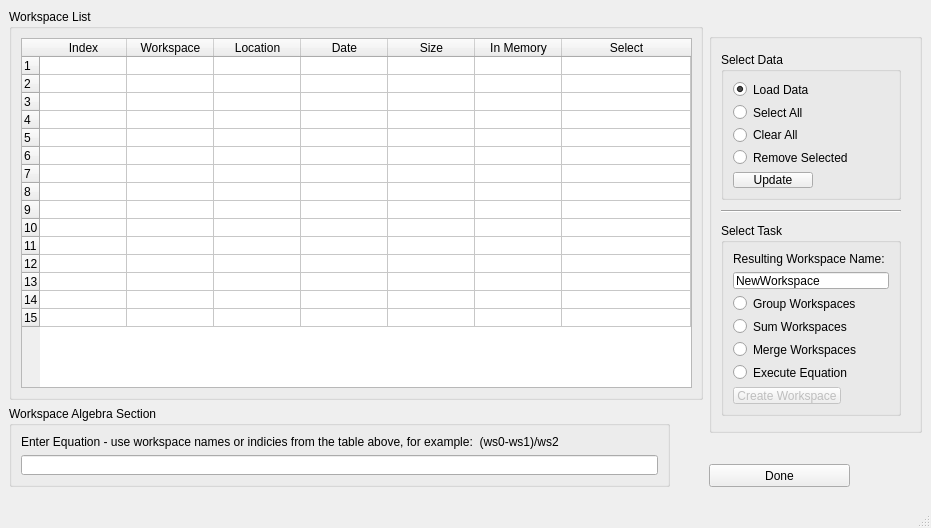
<?xml version="1.0" encoding="UTF-8"?>
<ui version="4.0">
 <class>WorkspaceComposer</class>
 <widget class="QMainWindow" name="WorkspaceComposer">
  <property name="geometry">
   <rect>
    <x>0</x>
    <y>0</y>
    <width>931</width>
    <height>528</height>
   </rect>
  </property>
  <property name="sizePolicy">
   <sizepolicy hsizetype="Expanding" vsizetype="Expanding">
    <horstretch>0</horstretch>
    <verstretch>0</verstretch>
   </sizepolicy>
  </property>
  <property name="minimumSize">
   <size>
    <width>900</width>
    <height>528</height>
   </size>
  </property>
  <property name="windowTitle">
   <string>MainWindow</string>
  </property>
  <widget class="QWidget" name="centralwidget">
   <property name="sizePolicy">
    <sizepolicy hsizetype="Preferred" vsizetype="Preferred">
     <horstretch>0</horstretch>
     <verstretch>0</verstretch>
    </sizepolicy>
   </property>
   <property name="minimumSize">
    <size>
     <width>931</width>
     <height>487</height>
    </size>
   </property>
   <property name="sizeIncrement">
    <size>
     <width>0</width>
     <height>0</height>
    </size>
   </property>
   <property name="baseSize">
    <size>
     <width>0</width>
     <height>0</height>
    </size>
   </property>
   <property name="autoFillBackground">
    <bool>false</bool>
   </property>
   <layout class="QGridLayout" name="gridLayout_2">
    <item row="0" column="0">
     <widget class="QGroupBox" name="groupBox_4">
      <property name="sizePolicy">
       <sizepolicy hsizetype="Expanding" vsizetype="Expanding">
        <horstretch>0</horstretch>
        <verstretch>0</verstretch>
       </sizepolicy>
      </property>
      <property name="minimumSize">
       <size>
        <width>661</width>
        <height>341</height>
       </size>
      </property>
      <property name="styleSheet">
       <string notr="true">border-color: rgb(0, 0, 0);
</string>
      </property>
      <property name="title">
       <string>Workspace List</string>
      </property>
      <layout class="QGridLayout" name="gridLayout" columnstretch="0">
       <item row="0" column="0">
        <widget class="QTableWidget" name="tableWidgetWGE">
         <property name="sizePolicy">
          <sizepolicy hsizetype="Expanding" vsizetype="Expanding">
           <horstretch>0</horstretch>
           <verstretch>0</verstretch>
          </sizepolicy>
         </property>
         <property name="minimumSize">
          <size>
           <width>671</width>
           <height>300</height>
          </size>
         </property>
         <property name="maximumSize">
          <size>
           <width>16777215</width>
           <height>16777215</height>
          </size>
         </property>
         <property name="sizeIncrement">
          <size>
           <width>0</width>
           <height>0</height>
          </size>
         </property>
         <property name="lineWidth">
          <number>3</number>
         </property>
         <property name="rowCount">
          <number>15</number>
         </property>
         <property name="columnCount">
          <number>7</number>
         </property>
         <attribute name="horizontalHeaderVisible">
          <bool>true</bool>
         </attribute>
         <attribute name="horizontalHeaderCascadingSectionResizes">
          <bool>true</bool>
         </attribute>
         <attribute name="horizontalHeaderDefaultSectionSize">
          <number>87</number>
         </attribute>
         <attribute name="horizontalHeaderStretchLastSection">
          <bool>true</bool>
         </attribute>
         <attribute name="verticalHeaderDefaultSectionSize">
          <number>18</number>
         </attribute>
         <attribute name="verticalHeaderMinimumSectionSize">
          <number>10</number>
         </attribute>
         <row/>
         <row/>
         <row/>
         <row/>
         <row/>
         <row/>
         <row/>
         <row/>
         <row/>
         <row/>
         <row/>
         <row/>
         <row/>
         <row/>
         <row/>
         <column>
          <property name="text">
           <string>Index</string>
          </property>
         </column>
         <column>
          <property name="text">
           <string>Workspace</string>
          </property>
         </column>
         <column>
          <property name="text">
           <string>Location</string>
          </property>
         </column>
         <column>
          <property name="text">
           <string>Date</string>
          </property>
         </column>
         <column>
          <property name="text">
           <string>Size</string>
          </property>
         </column>
         <column>
          <property name="text">
           <string>In Memory</string>
          </property>
         </column>
         <column>
          <property name="text">
           <string>Select</string>
          </property>
         </column>
        </widget>
       </item>
      </layout>
     </widget>
    </item>
    <item row="0" column="1" rowspan="2" colspan="2">
     <widget class="QGroupBox" name="groupBox">
      <property name="sizePolicy">
       <sizepolicy hsizetype="Fixed" vsizetype="Fixed">
        <horstretch>0</horstretch>
        <verstretch>0</verstretch>
       </sizepolicy>
      </property>
      <property name="minimumSize">
       <size>
        <width>211</width>
        <height>400</height>
       </size>
      </property>
      <property name="maximumSize">
       <size>
        <width>220</width>
        <height>400</height>
       </size>
      </property>
      <property name="title">
       <string/>
      </property>
      <layout class="QVBoxLayout" name="verticalLayout_4">
       <item>
        <widget class="QGroupBox" name="groupBox_6">
         <property name="sizePolicy">
          <sizepolicy hsizetype="Fixed" vsizetype="Fixed">
           <horstretch>0</horstretch>
           <verstretch>0</verstretch>
          </sizepolicy>
         </property>
         <property name="maximumSize">
          <size>
           <width>180</width>
           <height>148</height>
          </size>
         </property>
         <property name="title">
          <string>Select Data</string>
         </property>
         <layout class="QVBoxLayout" name="verticalLayout_3">
          <item>
           <widget class="QRadioButton" name="radioButtonLoadData">
            <property name="sizePolicy">
             <sizepolicy hsizetype="Fixed" vsizetype="Fixed">
              <horstretch>0</horstretch>
              <verstretch>0</verstretch>
             </sizepolicy>
            </property>
            <property name="text">
             <string>Load Data</string>
            </property>
            <property name="checked">
             <bool>true</bool>
            </property>
           </widget>
          </item>
          <item>
           <widget class="QRadioButton" name="radioButtonSelectAll">
            <property name="sizePolicy">
             <sizepolicy hsizetype="Fixed" vsizetype="Fixed">
              <horstretch>0</horstretch>
              <verstretch>0</verstretch>
             </sizepolicy>
            </property>
            <property name="text">
             <string>Select All</string>
            </property>
           </widget>
          </item>
          <item>
           <widget class="QRadioButton" name="radioButtonClearAll">
            <property name="sizePolicy">
             <sizepolicy hsizetype="Fixed" vsizetype="Fixed">
              <horstretch>0</horstretch>
              <verstretch>0</verstretch>
             </sizepolicy>
            </property>
            <property name="text">
             <string>Clear All</string>
            </property>
           </widget>
          </item>
          <item>
           <widget class="QRadioButton" name="radioButtonRemoveSelected">
            <property name="sizePolicy">
             <sizepolicy hsizetype="Fixed" vsizetype="Fixed">
              <horstretch>0</horstretch>
              <verstretch>0</verstretch>
             </sizepolicy>
            </property>
            <property name="text">
             <string>Remove Selected</string>
            </property>
           </widget>
          </item>
          <item>
           <widget class="QPushButton" name="pushButtonUpdate">
            <property name="sizePolicy">
             <sizepolicy hsizetype="Fixed" vsizetype="Fixed">
              <horstretch>0</horstretch>
              <verstretch>0</verstretch>
             </sizepolicy>
            </property>
            <property name="text">
             <string>Update</string>
            </property>
           </widget>
          </item>
         </layout>
        </widget>
       </item>
       <item>
        <widget class="Line" name="line">
         <property name="maximumSize">
          <size>
           <width>180</width>
           <height>16777215</height>
          </size>
         </property>
         <property name="orientation">
          <enum>Qt::Horizontal</enum>
         </property>
        </widget>
       </item>
       <item>
        <widget class="QGroupBox" name="groupBox_5">
         <property name="sizePolicy">
          <sizepolicy hsizetype="Fixed" vsizetype="Fixed">
           <horstretch>0</horstretch>
           <verstretch>0</verstretch>
          </sizepolicy>
         </property>
         <property name="maximumSize">
          <size>
           <width>180</width>
           <height>193</height>
          </size>
         </property>
         <property name="title">
          <string>Select Task</string>
         </property>
         <layout class="QVBoxLayout" name="verticalLayout_2">
          <item>
           <widget class="QLabel" name="label">
            <property name="sizePolicy">
             <sizepolicy hsizetype="Fixed" vsizetype="Fixed">
              <horstretch>0</horstretch>
              <verstretch>0</verstretch>
             </sizepolicy>
            </property>
            <property name="text">
             <string>Resulting Workspace Name:</string>
            </property>
           </widget>
          </item>
          <item>
           <widget class="QLineEdit" name="lineEditGroupName">
            <property name="text">
             <string>NewWorkspace</string>
            </property>
           </widget>
          </item>
          <item>
           <widget class="QRadioButton" name="radioButtonGroupWS">
            <property name="text">
             <string>Group Workspaces</string>
            </property>
           </widget>
          </item>
          <item>
           <widget class="QRadioButton" name="radioButtonSumWS">
            <property name="text">
             <string>Sum Workspaces</string>
            </property>
           </widget>
          </item>
          <item>
           <widget class="QRadioButton" name="radioButtonMergeWS">
            <property name="text">
             <string>Merge Workspaces</string>
            </property>
           </widget>
          </item>
          <item>
           <widget class="QRadioButton" name="radioButtonExecuteEqn">
            <property name="text">
             <string>Execute Equation</string>
            </property>
           </widget>
          </item>
          <item>
           <widget class="QPushButton" name="pushButtonCreateWorkspace">
            <property name="enabled">
             <bool>false</bool>
            </property>
            <property name="sizePolicy">
             <sizepolicy hsizetype="Fixed" vsizetype="Fixed">
              <horstretch>0</horstretch>
              <verstretch>0</verstretch>
             </sizepolicy>
            </property>
            <property name="toolTip">
             <string extracomment="Load Data to Enable "/>
            </property>
            <property name="text">
             <string>Create Workspace</string>
            </property>
           </widget>
          </item>
         </layout>
        </widget>
       </item>
      </layout>
     </widget>
    </item>
    <item row="1" column="0" rowspan="2">
     <widget class="QGroupBox" name="groupBox_2">
      <property name="sizePolicy">
       <sizepolicy hsizetype="Fixed" vsizetype="Fixed">
        <horstretch>0</horstretch>
        <verstretch>0</verstretch>
       </sizepolicy>
      </property>
      <property name="minimumSize">
       <size>
        <width>661</width>
        <height>81</height>
       </size>
      </property>
      <property name="maximumSize">
       <size>
        <width>661</width>
        <height>81</height>
       </size>
      </property>
      <property name="title">
       <string>Workspace Algebra Section</string>
      </property>
      <layout class="QVBoxLayout" name="verticalLayout">
       <item>
        <widget class="QLabel" name="label_5">
         <property name="text">
          <string>Enter Equation - use workspace names or indicies from the table above, for example:  (ws0-ws1)/ws2</string>
         </property>
        </widget>
       </item>
       <item>
        <widget class="QLineEdit" name="lineEditEquation">
         <property name="toolTip">
          <string>Enter an equation using the workspace indicies listed in the Workspace List above.  The shorter Index names are used for convenience.</string>
         </property>
        </widget>
       </item>
      </layout>
     </widget>
    </item>
    <item row="2" column="1">
     <widget class="QPushButton" name="pushButtonDone">
      <property name="sizePolicy">
       <sizepolicy hsizetype="Fixed" vsizetype="Fixed">
        <horstretch>0</horstretch>
        <verstretch>0</verstretch>
       </sizepolicy>
      </property>
      <property name="minimumSize">
       <size>
        <width>141</width>
        <height>23</height>
       </size>
      </property>
      <property name="text">
       <string>Done</string>
      </property>
     </widget>
    </item>
    <item row="2" column="2">
     <spacer name="horizontalSpacer">
      <property name="orientation">
       <enum>Qt::Horizontal</enum>
      </property>
      <property name="sizeType">
       <enum>QSizePolicy::Fixed</enum>
      </property>
      <property name="sizeHint" stdset="0">
       <size>
        <width>66</width>
        <height>20</height>
       </size>
      </property>
     </spacer>
    </item>
    <item row="3" column="0">
     <spacer name="verticalSpacer">
      <property name="orientation">
       <enum>Qt::Vertical</enum>
      </property>
      <property name="sizeType">
       <enum>QSizePolicy::Fixed</enum>
      </property>
      <property name="sizeHint" stdset="0">
       <size>
        <width>20</width>
        <height>10</height>
       </size>
      </property>
     </spacer>
    </item>
   </layout>
  </widget>
  <widget class="QMenuBar" name="menubar">
   <property name="geometry">
    <rect>
     <x>0</x>
     <y>0</y>
     <width>931</width>
     <height>21</height>
    </rect>
   </property>
  </widget>
  <widget class="QStatusBar" name="statusbar"/>
 </widget>
 <resources/>
 <connections>
  <connection>
   <sender>centralwidget</sender>
   <signal>customContextMenuRequested(QPoint)</signal>
   <receiver>centralwidget</receiver>
   <slot>show()</slot>
   <hints>
    <hint type="sourcelabel">
     <x>534</x>
     <y>206</y>
    </hint>
    <hint type="destinationlabel">
     <x>534</x>
     <y>206</y>
    </hint>
   </hints>
  </connection>
  <connection>
   <sender>pushButtonUpdate</sender>
   <signal>clicked(bool)</signal>
   <receiver>pushButtonUpdate</receiver>
   <slot>show()</slot>
   <hints>
    <hint type="sourcelabel">
     <x>987</x>
     <y>192</y>
    </hint>
    <hint type="destinationlabel">
     <x>987</x>
     <y>192</y>
    </hint>
   </hints>
  </connection>
  <connection>
   <sender>pushButtonCreateWorkspace</sender>
   <signal>clicked(bool)</signal>
   <receiver>radioButtonLoadData</receiver>
   <slot>show()</slot>
   <hints>
    <hint type="sourcelabel">
     <x>780</x>
     <y>392</y>
    </hint>
    <hint type="destinationlabel">
     <x>790</x>
     <y>89</y>
    </hint>
   </hints>
  </connection>
  <connection>
   <sender>pushButtonDone</sender>
   <signal>clicked(bool)</signal>
   <receiver>pushButtonDone</receiver>
   <slot>show()</slot>
   <hints>
    <hint type="sourcelabel">
     <x>790</x>
     <y>452</y>
    </hint>
    <hint type="destinationlabel">
     <x>790</x>
     <y>452</y>
    </hint>
   </hints>
  </connection>
 </connections>
</ui>
